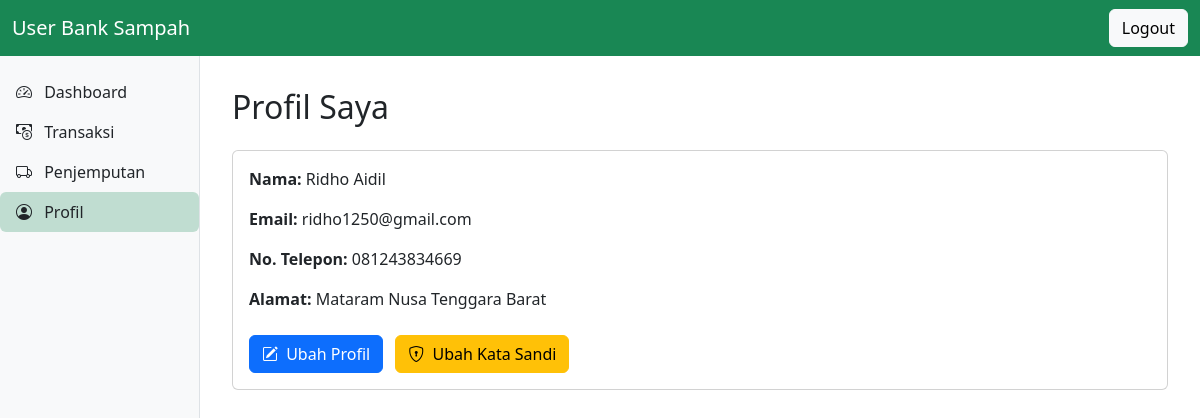
The page /user/user_profile.php (signed in) on the database its author committed.
### tables this page shows
CREATE TABLE `user` (
  `id_user` int(10) UNSIGNED NOT NULL,
  `nama_user` varchar(100) NOT NULL,
  `username` varchar(100) NOT NULL,
  `password` varchar(255) NOT NULL,
  `no_hp` varchar(20) NOT NULL,
  `email` varchar(100) NOT NULL,
  `alamat` text DEFAULT NULL
);

### user/user_profile.php (the view, shortened to what this page needs)
<?php
include '../config/db.php';
$id_user = $_SESSION['id_user'] ?? null;
$stmt = $conn->prepare("SELECT nama_user, email, no_hp, alamat FROM user WHERE id_user=?");
$stmt->bind_param("i", $id_user);
$stmt->execute();
$stmt->bind_result($nama, $email, $telepon, $alamat);
?>
<!DOCTYPE html>
<html lang="id">
  <head>
    <link href="https://cdn.jsdelivr.net/npm/bootstrap@5.3.3/dist/css/bootstrap.min.css" rel="stylesheet" />
    <link href="https://cdn.jsdelivr.net/npm/bootstrap-icons@1.10.5/font/bootstrap-icons.css" rel="stylesheet" />
    <link href="../assets/css/user_profile.css" rel="stylesheet" />
  </head>
  <body>
    <nav class="navbar navbar-expand-lg navbar-dark bg-success fixed-top">
      <div class="container-fluid">
        <a class="navbar-brand" href="#">User Bank Sampah</a>
        <div class="d-flex">
          <a href="../auth/logout.php" class="btn btn-light">Logout</a>
        </div>
      </div>
    </nav>
    <div class="custom-sidebar">
      <ul class="nav flex-column">
        <li class="nav-item"><a class="nav-link text-dark px-3 py-2" href="user_dashboard.php"><i class="bi bi-speedometer2 me-2"></i> Dashboard</a></li>
        <li class="nav-item"><a class="nav-link text-dark px-3 py-2" href="user_transaksi.php"><i class="bi bi-cash-coin me-2"></i> Transaksi</a></li>
        <li class="nav-item"><a class="nav-link text-dark px-3 py-2" href="user_penjemputan.php"><i class="bi bi-truck me-2"></i> Penjemputan</a></li>
        <li class="nav-item"><a class="nav-link active text-dark px-3 py-2 bg-success bg-opacity-25 rounded" href="#"><i class="bi bi-person-circle me-2"></i> Profil</a></li>
      </ul>
    </div>
    <main class="main-content">
      <h2 class="mb-4">Profil Saya</h2>
      <div class="card">
        <div class="card-body">
          <p><strong>Nama:</strong> <?= htmlspecialchars($nama) ?></p>
          <p><strong>Email:</strong> <?= htmlspecialchars($email) ?></p>
          <p><strong>No. Telepon:</strong> <?= htmlspecialchars($telepon) ?></p>
          <p><strong>Alamat:</strong> <?= htmlspecialchars($alamat) ?></p>
          <div class="mt-4">
            <button class="btn btn-primary me-2" data-bs-toggle="modal" data-bs-target="#modalUbahProfil">
              <i class="bi bi-pencil-square me-1"></i> Ubah Profil
            </button>
            <button class="btn btn-warning" data-bs-toggle="modal" data-bs-target="#modalUbahPassword">
              <i class="bi bi-shield-lock me-1"></i> Ubah Kata Sandi
            </button>
          </div>
        </div>
      </div>
    </main>
  </body>
</html>

### assets/css/user_profile.css (style rules this page uses)
body { padding-top: 56px; overflow-x: hidden; }
.custom-sidebar { background-color: #f8f9fa; border-right: 1px solid #dee2e6; position: fixed; top: 56px; bottom: 0; left: 0; width: 200px; padding-top: 1rem; }
.main-content { margin-left: 200px; padding: 2rem; }

### rows shown on the page
user: nama_user "Ridho Aidil", email "ridho1250@gmail.com", no_hp "081243834669", alamat "Mataram Nusa Tenggara Barat"
